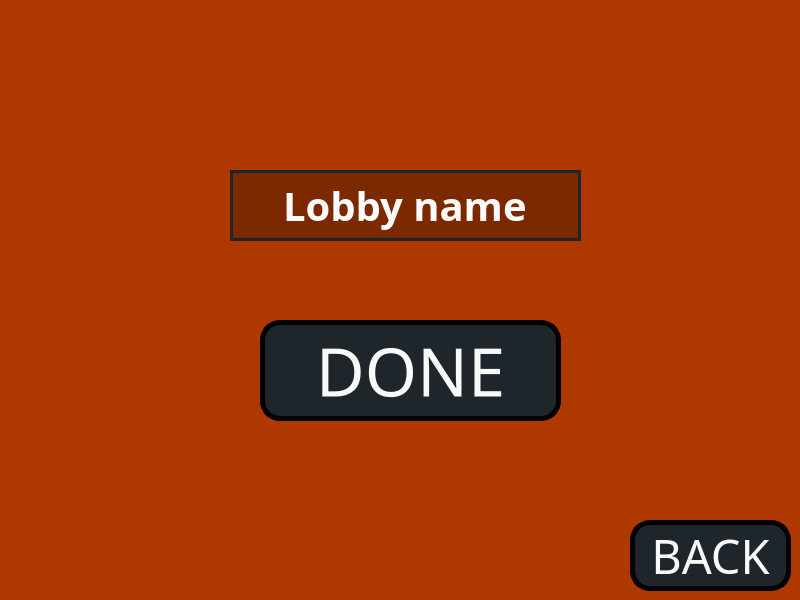
<?xml version="1.0" encoding="UTF-8"?>
<ui version="4.0">
 <class>server</class>
 <widget class="QMainWindow" name="server">
  <property name="geometry">
   <rect>
    <x>0</x>
    <y>0</y>
    <width>800</width>
    <height>600</height>
   </rect>
  </property>
  <property name="windowTitle">
   <string>Spy</string>
  </property>
  <property name="styleSheet">
   <string notr="true">background-color: rgb(175, 55, 0);</string>
  </property>
  <widget class="QWidget" name="centralwidget">
   <widget class="QLineEdit" name="servernameLine">
    <property name="geometry">
     <rect>
      <x>230</x>
      <y>170</y>
      <width>351</width>
      <height>71</height>
     </rect>
    </property>
    <property name="sizePolicy">
     <sizepolicy hsizetype="Fixed" vsizetype="Fixed">
      <horstretch>0</horstretch>
      <verstretch>0</verstretch>
     </sizepolicy>
    </property>
    <property name="font">
     <font>
      <family>Montserrat Alternates</family>
      <pointsize>30</pointsize>
      <weight>75</weight>
      <bold>true</bold>
     </font>
    </property>
    <property name="styleSheet">
     <string notr="true">border: 3px solid;
border-color: rgb(30, 37, 43);
color: rgb(250, 252, 251);
background-color: rgb(124, 41, 0);</string>
    </property>
    <property name="text">
     <string>Lobby name</string>
    </property>
    <property name="alignment">
     <set>Qt::AlignCenter</set>
    </property>
   </widget>
   <widget class="QPushButton" name="doneButton">
    <property name="geometry">
     <rect>
      <x>260</x>
      <y>320</y>
      <width>301</width>
      <height>101</height>
     </rect>
    </property>
    <property name="sizePolicy">
     <sizepolicy hsizetype="Fixed" vsizetype="Fixed">
      <horstretch>0</horstretch>
      <verstretch>0</verstretch>
     </sizepolicy>
    </property>
    <property name="font">
     <font>
      <family>Montserrat Alternates</family>
      <pointsize>50</pointsize>
     </font>
    </property>
    <property name="styleSheet">
     <string notr="true">border: 5px solid;
border-radius: 20px;
background-color: rgb(30, 37, 43);
color: rgb(248, 250, 249);
border-color: rgb(0, 1, 0);</string>
    </property>
    <property name="text">
     <string>DONE</string>
    </property>
   </widget>
   <widget class="QPushButton" name="backButton">
    <property name="geometry">
     <rect>
      <x>630</x>
      <y>520</y>
      <width>161</width>
      <height>71</height>
     </rect>
    </property>
    <property name="sizePolicy">
     <sizepolicy hsizetype="Fixed" vsizetype="Fixed">
      <horstretch>0</horstretch>
      <verstretch>0</verstretch>
     </sizepolicy>
    </property>
    <property name="font">
     <font>
      <family>Montserrat Alternates</family>
      <pointsize>35</pointsize>
     </font>
    </property>
    <property name="styleSheet">
     <string notr="true">border: 5px solid;
border-radius: 20px;
background-color: rgb(30, 37, 43);
color: rgb(248, 250, 249);
border-color: rgb(0, 1, 0);</string>
    </property>
    <property name="text">
     <string>BACK</string>
    </property>
   </widget>
  </widget>
 </widget>
 <resources/>
 <connections/>
</ui>
